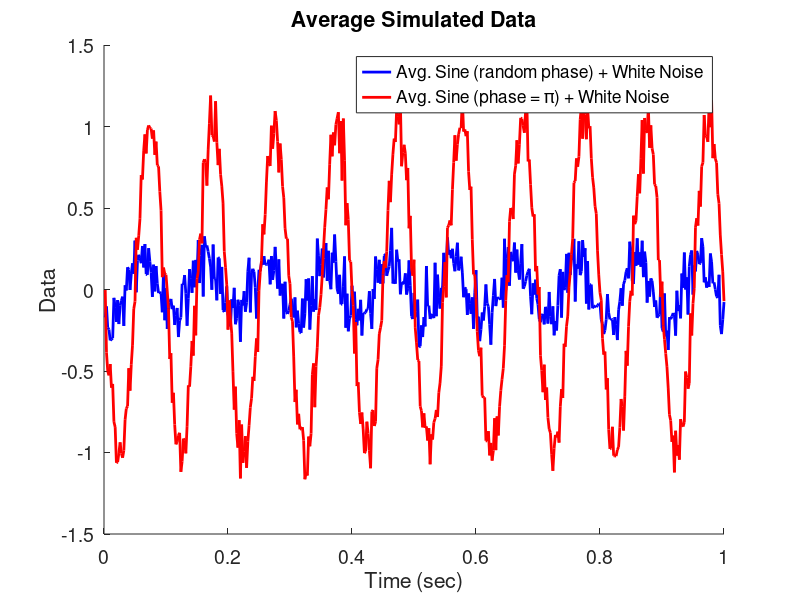

This figure's MATLAB source: (Note: this script raises an error after producing the figure.)
function Chapter_5_Question_3()
    % Question 3 - Sine + Gaussian Model Average Cross-Covariance,
    % Cross-Spectrum, and Coherence

    %Describe Data
    T = 1;
    sample_interval = .002;
    sample_freq = 1/sample_interval;
    t = sample_interval:sample_interval:T;
    N = length(t);
    ntrials = 100;
    freq = 10;
    phase = rand(ntrials, 1)*2*pi; %random phase
    t_mat = repmat(t, ntrials, 1); %used later for quick matrix addition
    phase_mat = repmat(phase, 1, N); %used later for quick matrix addition
    
    %Generate 10 Hz Sine Data w/ Random Phase and White Noise
    x = sin(2*pi*freq*t_mat + phase_mat);
    white_noise = randn(ntrials, N);
    white_noise = (white_noise - mean(white_noise, 2)) ./ std(white_noise, [], 2);
    x = x + white_noise; %add white noise
    
    %Generate 10 Hz Sine Data w/ Pi Phase and White Noise
    y = sin(2*pi*freq*t_mat + pi); 
    white_noise = randn(ntrials, N);
    white_noise = (white_noise - mean(white_noise, 2)) ./ std(white_noise, [], 2);
    y = y + white_noise; %add white noise
    
    %Visualize Data
    figure()
    hold on
    plot(t, mean(x, 1), 'b', 'LineWidth', 2)
    plot(t, mean(y, 1), 'r', 'LineWidth', 2)
    hold off
    xlabel('Time (sec)')
    ylabel('Data')
    legend({'Avg. Sine (random phase) + White Noise', 'Avg. Sine (phase = \pi) + White Noise'})
    title('Average Simulated Data')
    set(gca, 'FontSize', 14)
    
    %Compute Trial Cross-Covariance, Trial Spectrum, and Coherence Using Helper
    %Function
    [Sxx, Syy, Sxy, cross_cov, cohr, lags, faxis] = ...
        Chapter_5_Analyze_Electrodes(x, y, sample_freq, T);
    
    %Compute Trial Phase For Each Dataset and the Cross-Spectrum
    phase_freq = 10; %I want to look at 10 Hz frequency phase relations
    [phase_matrix_x, phase_matrix_y, phase_matrix_xy] = ...
        Chapter_5_Compute_Phase(x, y, sample_freq, T, phase_freq);

    %Plot Trial-Averaged Spectrum
    figure()
    hold on
    plot(faxis, 10*log10(mean(Sxx, 1)), 'b', 'LineWidth', 2)
    plot(faxis, 10*log10(mean(Syy, 1)), 'r', 'LineWidth', 2)
    hold off
    xlabel('Frequency (Hz)')
    ylabel('Power (dB)')
    title('Trial Averaged Spectrum')
    legend({'Avg. Sine (random phase) + White Noise', 'Avg. Sine (phase = \pi) + White Noise'})
    set(gca, 'FontSize', 14)
    
    %Plot Coherence
    figure()
    plot(faxis, cohr, 'k', 'LineWidth', 2)
    xlabel('Frequency (Hz)')
    ylabel('Coherence')
    title('Coherence')
    ylim([0 1])
    set(gca, 'FontSize', 14)
    
    %Plot Phase of Each Signal As Well As Their Difference
    figure()
    subplot(2, 2, 1)
    rose(phase_matrix_x)
    title('Phase for Avg. Sine (random phase) + White Noise')
    set(gca, 'FontSize', 14)
    subplot(2, 2, 2)
    rose(phase_matrix_y)
    title('Phase for Avg. Sine (phase = \pi) + White Noise')
    set(gca, 'FontSize', 14)
    subplot(2, 2, 3)
    rose(phase_matrix_x - phase_matrix_y)
    title('Phase Difference Between Datasets (Direct Difference Of Phase)')
    set(gca, 'FontSize', 14)
    subplot(2, 2, 4)
    rose(phase_matrix_xy)
    title('Phase Difference Between Datasets (Cross-Spectrum Phase)')
    set(gca, 'FontSize', 14)
    
    % We see from the trial-averaged spectrum that both include frequencies
    % at the expected 10 Hz frequency. However, the coherence shows absolutely
    % no relationship between the two data sets. This makes sense, given that
    % one data set has random phase and the other has a locked phase at pi.
    % This is informative because it means that, while we obviously see no
    % coherence between them, they both have a dominant 10 Hz rhythm. Further,
    % were we to analyze the phase of the rhythms, we would see that the data
    % set with the random phase has, obviously, a random phase and that the
    % data set with a fixed phase has a fixed phase. Thus, it is important to
    % compute all these measures when working with your data. By not looking at
    % each data set's phase, we are ignoring one of the most important aspects 
    % that separate the two data sets. Note that I have plotted the data's
    % individual phases, the difference in their phases (after extraction from
    % the Fourier Transform), and the angle difference as extracted directly
    % from the cross-spectrum fourier transform. This is merely for
    % instructional purposes. 
    
    %IMPORTANT: the phase plot is meant to illustrate phase difference as
    %computed by the cross-spectrum. The best way to analyze phase in one
    %signal is explored in Chapter 7.
    
end
